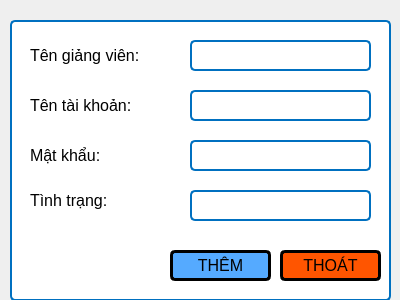
<?xml version="1.0" encoding="UTF-8"?>
<ui version="4.0">
 <class>man_hinh_them_giang_vien</class>
 <widget class="QWidget" name="man_hinh_them_giang_vien">
  <property name="geometry">
   <rect>
    <x>0</x>
    <y>0</y>
    <width>400</width>
    <height>300</height>
   </rect>
  </property>
  <property name="windowTitle">
   <string>Form</string>
  </property>
  <widget class="QLabel" name="label">
   <property name="geometry">
    <rect>
     <x>30</x>
     <y>40</y>
     <width>141</width>
     <height>31</height>
    </rect>
   </property>
   <property name="font">
    <font>
     <family>Tahoma</family>
     <pointsize>12</pointsize>
     <bold>false</bold>
    </font>
   </property>
   <property name="styleSheet">
    <string notr="true">border:none;</string>
   </property>
   <property name="text">
    <string>Tên giảng viên: </string>
   </property>
  </widget>
  <widget class="QLineEdit" name="ten_giang_vien">
   <property name="geometry">
    <rect>
     <x>190</x>
     <y>40</y>
     <width>181</width>
     <height>31</height>
    </rect>
   </property>
   <property name="font">
    <font>
     <family>Tahoma</family>
     <pointsize>12</pointsize>
    </font>
   </property>
   <property name="styleSheet">
    <string notr="true">border: 2px solid rgb(0, 112, 192);
background-color: rgb(255, 255, 255);
border-radius: 5px</string>
   </property>
  </widget>
  <widget class="QLabel" name="label_8">
   <property name="geometry">
    <rect>
     <x>10</x>
     <y>20</y>
     <width>381</width>
     <height>281</height>
    </rect>
   </property>
   <property name="styleSheet">
    <string notr="true">border: 2px solid rgb(0, 112, 192);
background-color: rgb(255, 255, 255);
border-radius: 5px</string>
   </property>
   <property name="text">
    <string/>
   </property>
  </widget>
  <widget class="QPushButton" name="thoat">
   <property name="geometry">
    <rect>
     <x>280</x>
     <y>250</y>
     <width>101</width>
     <height>31</height>
    </rect>
   </property>
   <property name="font">
    <font>
     <family>Tahoma</family>
     <pointsize>12</pointsize>
     <bold>false</bold>
    </font>
   </property>
   <property name="styleSheet">
    <string notr="true">border: 3px solid rgb(0,0,0);
background-color: rgb(255, 85, 0);
border-radius: 5px;</string>
   </property>
   <property name="text">
    <string>THOÁT</string>
   </property>
   <property name="icon">
    <iconset>
     <normalon>:/images/32_n.png</normalon>
    </iconset>
   </property>
  </widget>
  <widget class="QPushButton" name="them">
   <property name="geometry">
    <rect>
     <x>170</x>
     <y>250</y>
     <width>101</width>
     <height>31</height>
    </rect>
   </property>
   <property name="font">
    <font>
     <family>Tahoma</family>
     <pointsize>12</pointsize>
     <bold>false</bold>
    </font>
   </property>
   <property name="styleSheet">
    <string notr="true">border: 3px solid rgb(0,0,0);
background-color: rgb(85, 170, 255);
border-radius: 5px;</string>
   </property>
   <property name="text">
    <string>THÊM</string>
   </property>
   <property name="icon">
    <iconset>
     <normalon>:/images/6_n.png</normalon>
    </iconset>
   </property>
  </widget>
  <widget class="QLabel" name="label_2">
   <property name="geometry">
    <rect>
     <x>30</x>
     <y>90</y>
     <width>141</width>
     <height>31</height>
    </rect>
   </property>
   <property name="font">
    <font>
     <family>Tahoma</family>
     <pointsize>12</pointsize>
     <bold>false</bold>
    </font>
   </property>
   <property name="styleSheet">
    <string notr="true">border:none;</string>
   </property>
   <property name="text">
    <string>Tên tài khoản:</string>
   </property>
  </widget>
  <widget class="QLabel" name="label_3">
   <property name="geometry">
    <rect>
     <x>30</x>
     <y>140</y>
     <width>141</width>
     <height>31</height>
    </rect>
   </property>
   <property name="font">
    <font>
     <family>Tahoma</family>
     <pointsize>12</pointsize>
     <bold>false</bold>
    </font>
   </property>
   <property name="styleSheet">
    <string notr="true">border:none;</string>
   </property>
   <property name="text">
    <string>Mật khẩu:</string>
   </property>
  </widget>
  <widget class="QLineEdit" name="ten_tai_khoan">
   <property name="geometry">
    <rect>
     <x>190</x>
     <y>90</y>
     <width>181</width>
     <height>31</height>
    </rect>
   </property>
   <property name="font">
    <font>
     <family>Tahoma</family>
     <pointsize>12</pointsize>
    </font>
   </property>
   <property name="styleSheet">
    <string notr="true">border: 2px solid rgb(0, 112, 192);
background-color: rgb(255, 255, 255);
border-radius: 5px</string>
   </property>
  </widget>
  <widget class="QLineEdit" name="mat_khau">
   <property name="geometry">
    <rect>
     <x>190</x>
     <y>140</y>
     <width>181</width>
     <height>31</height>
    </rect>
   </property>
   <property name="font">
    <font>
     <family>Tahoma</family>
     <pointsize>12</pointsize>
    </font>
   </property>
   <property name="styleSheet">
    <string notr="true">border: 2px solid rgb(0, 112, 192);
background-color: rgb(255, 255, 255);
border-radius: 5px</string>
   </property>
  </widget>
  <widget class="QLabel" name="label_4">
   <property name="geometry">
    <rect>
     <x>30</x>
     <y>180</y>
     <width>141</width>
     <height>41</height>
    </rect>
   </property>
   <property name="font">
    <font>
     <family>Tahoma</family>
     <pointsize>12</pointsize>
     <bold>false</bold>
    </font>
   </property>
   <property name="styleSheet">
    <string notr="true">border:none;</string>
   </property>
   <property name="text">
    <string>Tình trạng:</string>
   </property>
  </widget>
  <widget class="QLineEdit" name="tinh_trang">
   <property name="geometry">
    <rect>
     <x>190</x>
     <y>190</y>
     <width>181</width>
     <height>31</height>
    </rect>
   </property>
   <property name="font">
    <font>
     <family>Tahoma</family>
     <pointsize>12</pointsize>
    </font>
   </property>
   <property name="styleSheet">
    <string notr="true">border: 2px solid rgb(0, 112, 192);
background-color: rgb(255, 255, 255);
border-radius: 5px</string>
   </property>
  </widget>
  <zorder>label_8</zorder>
  <zorder>label</zorder>
  <zorder>ten_giang_vien</zorder>
  <zorder>thoat</zorder>
  <zorder>them</zorder>
  <zorder>label_2</zorder>
  <zorder>label_3</zorder>
  <zorder>ten_tai_khoan</zorder>
  <zorder>mat_khau</zorder>
  <zorder>label_4</zorder>
  <zorder>tinh_trang</zorder>
 </widget>
 <resources>
  <include location="../resource.qrc"/>
 </resources>
 <connections/>
</ui>
